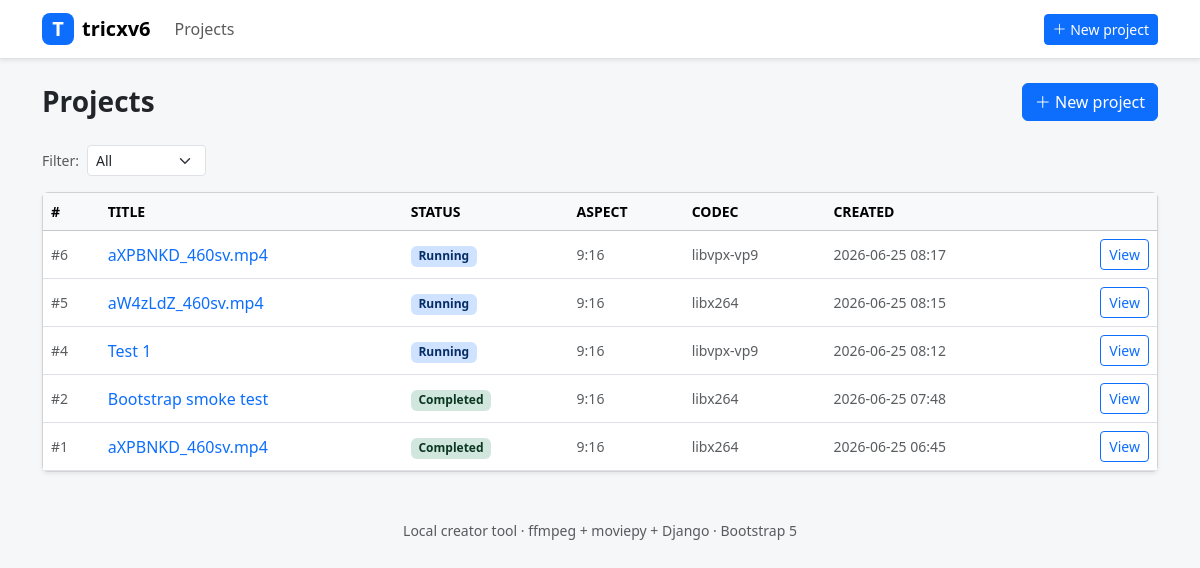
The page /projects/ on the database as committed earlier.
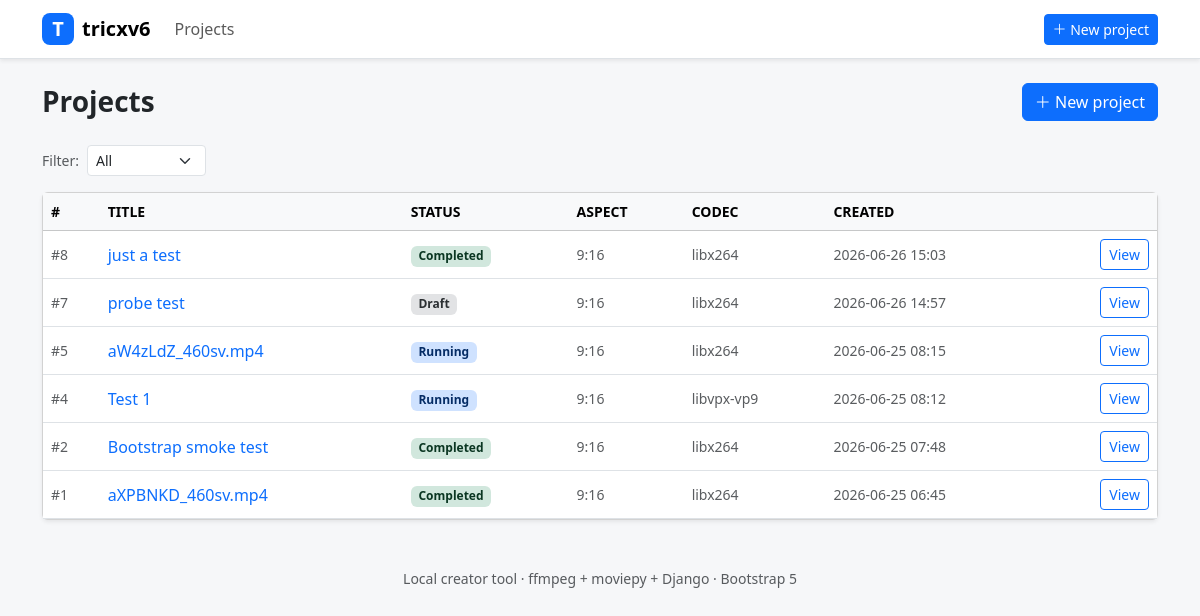
The same page on the database as committed later.
### projects/models.py (models this page shows, shortened)
class VideoProject(models.Model):
    title = models.CharField(max_length=200, blank=True)
    original = models.FileField(upload_to=upload_to_original)
    original_filename = models.CharField(max_length=255, blank=True)
    duration_seconds = models.FloatField(null=True, blank=True)
    width = models.IntegerField(null=True, blank=True)
    height = models.IntegerField(null=True, blank=True)
    song_url = models.URLField(blank=True)
    song_file = models.FileField(upload_to=upload_to_audio, blank=True)
    music_volume = models.FloatField(
        default=0.8, help_text="Background music volume 0.0–1.0"
    )
    original_audio_volume = models.FloatField(
        default=0.2, help_text="Original audio volume 0.0–1.0"
    )
    aspect_ratio = models.CharField(
        max_length=10, choices=ASPECT_RATIO_CHOICES, default="9:16"
    )
    pad_color = models.CharField(
        max_length=7, default="#000000", help_text="Background padding colour (hex)"
    )
    codec = models.CharField(max_length=20, choices=CODEC_CHOICES, default="libx264")
    fps = models.IntegerField(choices=FPS_CHOICES, default=30)
    bitrate = models.CharField(max_length=10, choices=BITRATE_CHOICES, default="2M")
    max_duration = models.IntegerField(
        default=0, help_text="Trim to N seconds (0 = keep full duration)"
    )
    start_seconds = models.FloatField(
        default=0.0, help_text="Trim start point in seconds (0 = from beginning)"
    )
    end_seconds = models.FloatField(
        default=0.0, help_text="Trim end point in seconds (0 = until end of clip)"
    )
    ken_burns = models.BooleanField(
        default=False, help_text="Slow pan/zoom (good for photo slideshows)"
    )
    output = models.FileField(upload_to=upload_to_output, blank=True)
    output_filename = models.CharField(max_length=255, blank=True)
    output_size_bytes = models.BigIntegerField(null=True, blank=True)
    status = models.CharField(max_length=20, choices=STATUS_CHOICES, default="draft")
    progress = models.IntegerField(default=0, help_text="0–100")
    current_stage = models.CharField(max_length=100, blank=True)
    error_message = models.TextField(blank=True)
    log = models.TextField(blank=True)
    created_at = models.DateTimeField(default=timezone.now)
    updated_at = models.DateTimeField(auto_now=True)
    started_at = models.DateTimeField(null=True, blank=True)
    completed_at = models.DateTimeField(null=True, blank=True)
    class Meta:
        ordering = ["-created_at"]

### projects/views.py (the view)
# urls.py: path("projects/", views.project_list, name="project_list"),
def project_list(request):
    qs = VideoProject.objects.all()
    status_filter = request.GET.get("status")
    if status_filter and status_filter in dict(STATUS_CHOICES):
        qs = qs.filter(status=status_filter)
    return render(request, "projects/list.html", {
        "projects": qs,
        "status_filter": status_filter,
        "status_choices": STATUS_CHOICES,
    })

### templates/projects/list.html (shortened to what this page needs)
{% extends "base.html" %}
{% block content %}
<div class="d-flex justify-content-between align-items-center mb-4">
  <h1 class="h3 fw-bold mb-0">Projects</h1>
  <a href="{% url 'project_new' %}" class="btn btn-primary">
    <i class="bi bi-plus-lg"></i> New project
  </a>
</div>
<form method="get" class="d-flex align-items-center gap-2 mb-3 small">
  <label for="statusFilter" class="form-label mb-0 text-muted">Filter:</label>
  <select id="statusFilter" name="status" onchange="this.form.submit()"
          class="form-select form-select-sm" style="width: auto;">
    <option value="">All</option>
  </select>
</form>
<div class="card shadow-sm">
  <div class="table-responsive">
    <table class="table table-hover align-middle mb-0">
      <thead class="table-light text-uppercase small">
        <tr>
          <th>#</th>
          <th>Title</th>
          <th>Status</th>
          <th>Aspect</th>
          <th>Codec</th>
          <th>Created</th>
          <th class="text-end"></th>
        </tr>
      </thead>
      <tbody>
        {% for p in projects %}
          <tr>
            <td class="text-muted small">#{{ p.pk }}</td>
            <td class="fw-medium">
              <a href="{% url 'project_detail' pk=p.pk %}" class="text-decoration-none">
                {{ p.title|default:p.original_filename|default:"(untitled)" }}
              </a>
            </td>
            <td>
              {% if p.status == 'done' %}
                <span class="badge bg-success-subtle text-success-emphasis">{{ p.get_status_display }}</span>
              {% elif p.status == 'failed' %}
                <span class="badge bg-danger-subtle text-danger-emphasis">{{ p.get_status_display }}</span>
              {% elif p.status == 'running' %}
                <span class="badge bg-primary-subtle text-primary-emphasis">{{ p.get_status_display }}</span>
              {% elif p.status == 'queued' %}
                <span class="badge bg-warning-subtle text-warning-emphasis">{{ p.get_status_display }}</span>
              {% else %}
                <span class="badge bg-secondary-subtle text-secondary-emphasis">{{ p.get_status_display }}</span>
              {% endif %}
            </td>
            <td class="text-muted small">{{ p.aspect_ratio }}</td>
            <td class="text-muted small">{{ p.codec }}</td>
            <td class="text-muted small">{{ p.created_at|date:"Y-m-d H:i" }}</td>
            <td class="text-end">
              <a href="{% url 'project_detail' pk=p.pk %}" class="btn btn-sm btn-outline-primary">View</a>
            </td>
          </tr>
        {% empty %}
          <tr>
            <td colspan="7" class="text-center text-muted py-4">No projects yet.</td>
          </tr>
        {% endfor %}
      </tbody>
    </table>
  </div>
</div>
{% endblock %}

Rows that differ between the two databases and show on the page:
removed VideoProject: pk "6", title "aXPBNKD_460sv.mp4", status "Running", aspect_ratio "9:16", codec "libvpx-vp9", created_at "2026-06-25 08:17"
added VideoProject: pk "8", title "just a test", status "Completed", aspect_ratio "9:16", codec "libx264", created_at "2026-06-26 15:03"
added VideoProject: pk "7", title "probe test", status "Draft", aspect_ratio "9:16", codec "libx264", created_at "2026-06-26 14:57"
